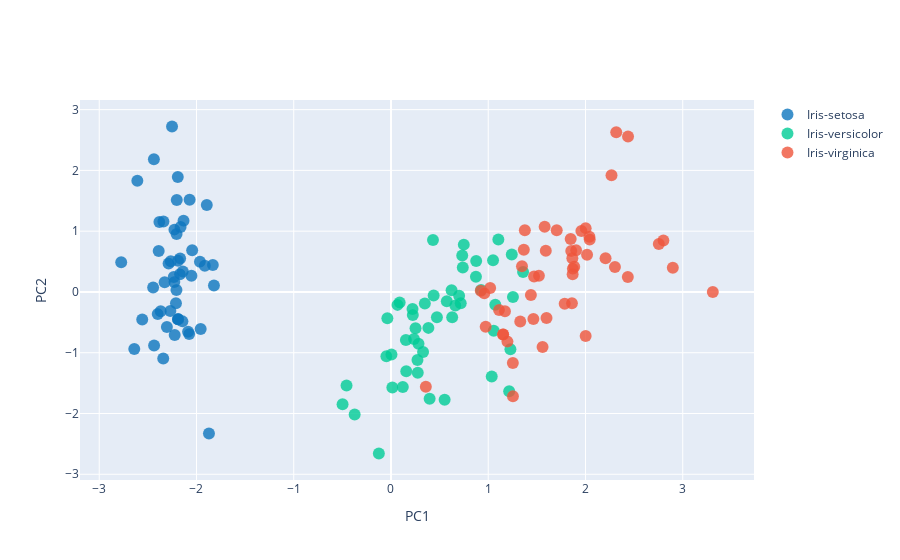

Notebook code for this chart:
### Code cell
# enable_plotly_in_cell()

from sklearn.decomposition import PCA as sklearnPCA
sklearn_pca = sklearnPCA(n_components=2)
Y_sklearn = sklearn_pca.fit_transform(X_std)

colors = {'Iris-setosa': '#0D76BF', 
          'Iris-versicolor': '#00cc96', 
          'Iris-virginica': '#EF553B'}


data = []

for name, col in zip(('Iris-setosa', 'Iris-versicolor', 'Iris-virginica'), colors.values()):

    trace = dict(
        type='scatter',
        x=Y_sklearn[y==name,0],
        y=Y_sklearn[y==name,1],
        mode='markers',
        name=name,
        marker=dict(
            color=col,
            size=12,
            line=dict(
                color='rgba(217, 217, 217, 0.14)',
                width=0.5),
            opacity=0.8)
    )
    data.append(trace)

layout = dict(
        xaxis=dict(title='PC1', showline=False),
        yaxis=dict(title='PC2', showline=False)
)
fig = dict(data=data, layout=layout)
iplot(fig, filename='pca-scikitlearn')
